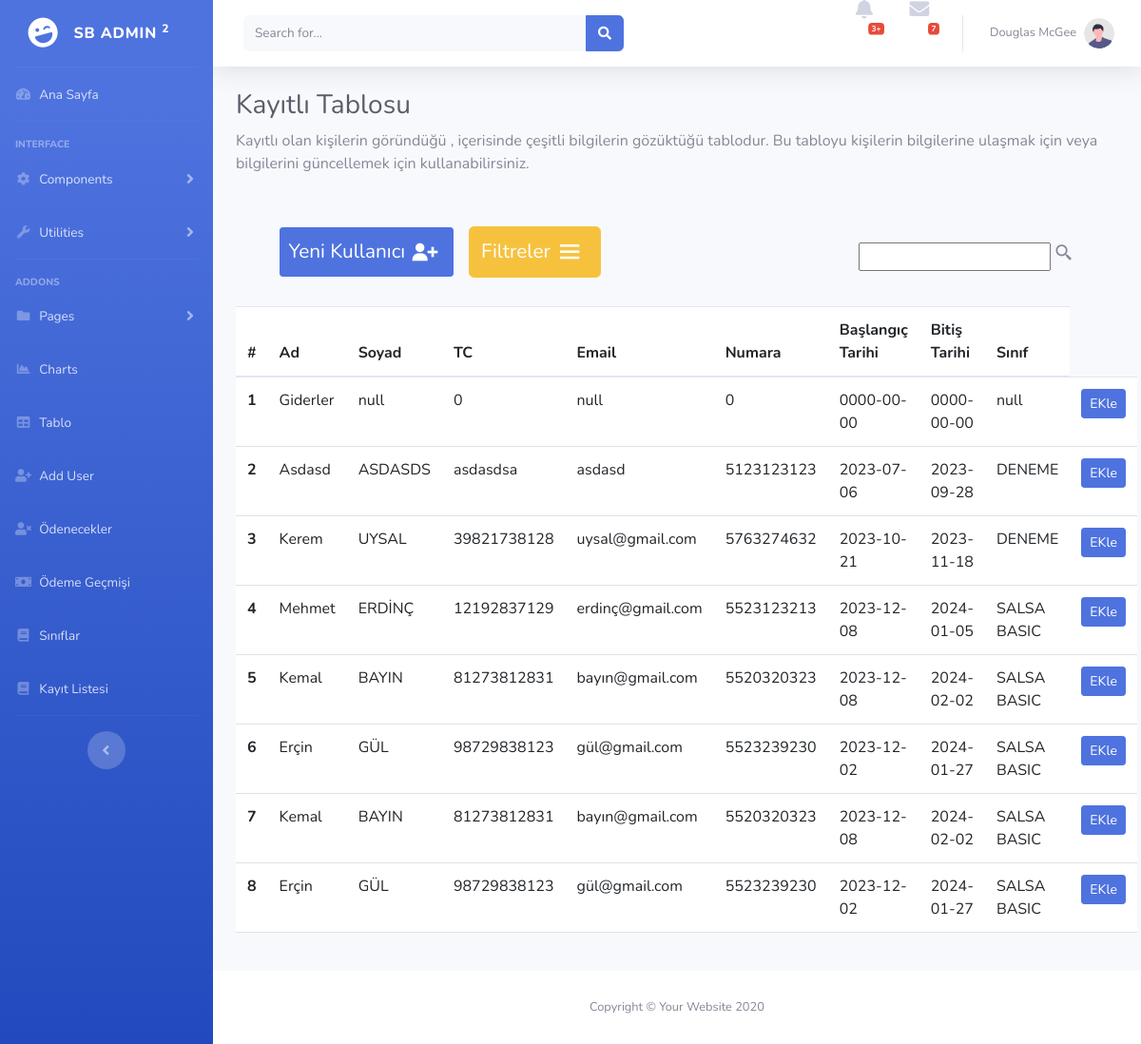
The page /Codes/kayitYenileme.php on the database its author committed.
### tables this page shows
CREATE TABLE `bilgilercopy` (
  `id` int(4) NOT NULL,
  `name` varchar(32) NOT NULL,
  `surname` varchar(32) NOT NULL,
  `email` varchar(64) NOT NULL,
  `number` varchar(10) NOT NULL,
  `date` date NOT NULL,
  `ldate` date NOT NULL,
  `tc` varchar(11) NOT NULL,
  `tür` varchar(24) NOT NULL,
  `sınıf` varchar(32) NOT NULL,
  `cinsiyet` varchar(12) NOT NULL,
  `fiyat` int(11) NOT NULL
);

### Codes/kayitYenileme.php (the view, shortened to what this page needs)
<?php
  $mysqli = require __DIR__ . "/db.php";
  $sql ="SELECT * FROM bilgilercopy";
  $result = $mysqli ->query($sql);
  $tsql = "SELECT * FROM sınıflar";
    $tresult = $mysqli ->query($tsql);
    $tname_array = array();
    while ($row = $tresult->fetch_assoc()) {
        $tname_array[] = $row['tname'];
    }
    $tname_json = json_encode($tname_array);
?>
<!DOCTYPE html>
<html lang="en">
<head>
    <link href="https://cdn.jsdelivr.net/npm/bootstrap@5.3.0-alpha1/dist/css/bootstrap.min.css" rel="stylesheet">
    <link href='https://unpkg.com/boxicons@2.1.4/css/boxicons.min.css' rel='stylesheet'>
    <link rel="stylesheet" href="css/tablo.css">
    <link href="vendor/fontawesome-free/css/all.min.css" rel="stylesheet" type="text/css">
    <link href="css/sb-admin-2.min.css" rel="stylesheet">
    <link href="vendor/datatables/dataTables.bootstrap4.min.css" rel="stylesheet">
</head>
<body id="page-top">
    <div id="wrapper">
        <ul class="navbar-nav bg-gradient-primary sidebar sidebar-dark accordion" id="accordionSidebar">
            <a class="sidebar-brand d-flex align-items-center justify-content-center" href="index.html">
                <div class="sidebar-brand-icon rotate-n-15">
                    <i class="fas fa-laugh-wink"></i>
                </div>
                <div class="sidebar-brand-text mx-3">SB Admin <sup>2</sup></div>
            </a>
            <hr class="sidebar-divider my-0">
            <li class="nav-item">
                <a class="nav-link" href="index.php">
                    <i class="fas fa-fw fa-tachometer-alt"></i>
                    <span>Ana Sayfa</span></a>
            </li>
            <hr class="sidebar-divider">
            <div class="sidebar-heading">
                Interface
            </div>
            <li class="nav-item">
                <a class="nav-link collapsed" href="#" data-toggle="collapse" data-target="#collapseTwo"
                    aria-expanded="true" aria-controls="collapseTwo">
                    <i class="fas fa-fw fa-cog"></i>
                    <span>Components</span>
                </a>
            </li>
            <li class="nav-item">
                <a class="nav-link collapsed" href="#" data-toggle="collapse" data-target="#collapseUtilities"
                    aria-expanded="true" aria-controls="collapseUtilities">
                    <i class="fas fa-fw fa-wrench"></i>
                    <span>Utilities</span>
                </a>
            </li>
            <hr class="sidebar-divider">
            <div class="sidebar-heading">
                Addons
            </div>
            <li class="nav-item">
                <a class="nav-link collapsed" href="#" data-toggle="collapse" data-target="#collapsePages"
                    aria-expanded="true" aria-controls="collapsePages">
                    <i class="fas fa-fw fa-folder"></i>
                    <span>Pages</span>
                </a>
            </li>
            <li class="nav-item">
                <a class="nav-link" href="charts.html">
                    <i class="fas fa-fw fa-chart-area"></i>
                    <span>Charts</span></a>
            </li>
            <li class="nav-item">
                <a class="nav-link" href="tables.php">
                    <i class="fas fa-fw fa-table"></i>
                    <span>Tablo</span></a>
            </li>
            <li class="nav-item">
                <a class="nav-link" href="addUser.php">
                    <i class="fas fa-fw fa-user-plus"></i>
                    <span>Add User</span></a>
            </li>
            <li class="nav-item">
                <a class="nav-link" href="later.php">
                    <i class="fas fa-fw fa-user-times"></i>
                    <span>Ödenecekler</span></a>
            </li>
            <li class="nav-item">
                <a class="nav-link" href="ödemeler.php">
                <i class="fas fa-fw fa-money-bill"></i>
                <span>Ödeme Geçmişi</span></a>
            </li>
            <li class="nav-item">
                <a class="nav-link" href="sınıflar.php">
                    <i class="fas fa-fw fa-book"></i>
                    <span>Sınıflar</span></a>
            </li>
            <li class="nav-item">
                <a class="nav-link" href="kayitYenileme.php">
                    <i class="fas fa-fw fa-book"></i>
                    <span>Kayıt Listesi</span></a>
            </li>
            <hr class="sidebar-divider d-none d-md-block">
            <div class="text-center d-none d-md-inline">
                <button class="rounded-circle border-0" id="sidebarToggle"></button>
            </div>
        </ul>
        <div id="content-wrapper" class="d-flex flex-column">
            <div id="content">
                <nav class="navbar navbar-expand navbar-light bg-white topbar mb-4 static-top shadow">
                    <form
                        class="d-none d-sm-inline-block form-inline mr-auto ml-md-3 my-2 my-md-0 mw-100 navbar-search">
                        <div class="input-group">
                            <input type="text" class="form-control bg-light border-0 small" placeholder="Search for..."
                                aria-label="Search" aria-describedby="basic-addon2">
                            <div class="input-group-append">
                                <button class="btn btn-primary" type="button">
                                    <i class="fas fa-search fa-sm"></i>
                                </button>
                            </div>
                        </div>
                    </form>
                    <ul class="navbar-nav ml-auto">
                        <li class="nav-item dropdown no-arrow mx-1">
                            <a class="nav-link dropdown-toggle" href="#" id="alertsDropdown" role="button"
                                data-toggle="dropdown" aria-haspopup="true" aria-expanded="false">
                                <i class="fas fa-bell fa-fw"></i>
                                <span class="badge badge-danger badge-counter">3+</span>
                            </a>
                        </li>
                        <li class="nav-item dropdown no-arrow mx-1">
                            <a class="nav-link dropdown-toggle" href="#" id="messagesDropdown" role="button"
                                data-toggle="dropdown" aria-haspopup="true" aria-expanded="false">
                                <i class="fas fa-envelope fa-fw"></i>
                                <span class="badge badge-danger badge-counter">7</span>
                            </a>
                        </li>
                        <li class="nav-item dropdown no-arrow">
                            <a class="nav-link dropdown-toggle" href="#" id="userDropdown" role="button"
                                data-toggle="dropdown" aria-haspopup="true" aria-expanded="false">
                                <span class="mr-2 d-none d-lg-inline text-gray-600 small">Douglas McGee</span>
                                <img class="img-profile rounded-circle"
                                    src="img/undraw_profile.svg">
                            </a>
                        </li>
                    </ul>
                </nav>
                <div class="container-fluid">
                    <h1 class="h3 mb-2 text-gray-800">Kayıtlı Tablosu</h1>
                    <p class="mb-4">Kayıtlı olan kişilerin göründüğü , içerisinde çeşitli bilgilerin gözüktüğü tablodur. Bu tabloyu kişilerin bilgilerine ulaşmak için veya bilgilerini güncellemek için
                        kullanabilirsiniz.</p>
                    <div class="search">
                        <div class="box" style="display: inline-flex; align-items: center;">
                        <a href="addUser.php" class="btn btn-primary btn-sm" id="userAdd">Yeni Kullanıcı<i class='bx bxs-user-plus'></i></a><button id="filt" type="button" class="btn btn-warning"> Filtreler <i class='bx bx-menu'></i></button>
                        </div>
                        <div class="box">
                        <input type="text" class ="searchh"> <i class='bx bx-search-alt-2'></i>
                        </div>
                    </div>
                    <form action="update-process.php" method='post'>
                        <table class="table caption-top">
                        <caption>
                        </caption>
                            <thead>
                            <tr>
                                <th scope="col">#</th>
                                <th scope="col">Ad</th>
                                <th scope="col">Soyad</th>
                                <th scope="col">TC</th>
                                <th scope="col">Email</th>
                                <th scope="col">Numara</th>
                                <th scope="col">Başlangıç Tarihi</th>
                                <th scope="col">Bitiş Tarihi</th>
                                <th scope="col" class="">Sınıf</th>
                            </tr>
                            </thead>
                            <tbody>
                            <?php
                                $i = 1;
                                while($row = $result->fetch_assoc()){
                                    $tc = $row['tc'];
                                    $query = "SELECT * FROM bilgiler WHERE tc = ?";
                                    $statement = $mysqli->prepare($query);
                                    $statement->bind_param("i", $tc);
                                    $statement->execute();
                                    $result1 = $statement->get_result();
                                    if ($result1->num_rows > 0) {
                                        $adress = "addSecondMounth";
                                    } else {
                                        $adress = "addMounth";
                                        $result1->free();
                                    }
                                    $i = ($row['id']==91) ? $i-=1 : $i = $i;
                                    echo "
                                        <tr class='$row[cinsiyet]' id='row_$row[id]'>
                                            <th scope='row' class='$row[id]' id='id_id$row[id]'><span id='id_$row[id]'>$i</span></th>
                                            <td class='$row[name]' id='name_id$row[id]'><span id='name_$row[id]'>$row[name]</span></td>
                                            <td class='$row[surname]' id='surname_id$row[id]'><span id='surname_$row[id]'>$row[surname]</span></td>
                                            <td class='$row[tc]' id='tc_id$row[id]'><span id='tc_$row[id]'>$row[tc]</span></td>
                                            <td class='$row[email]' id='email_id$row[id]'><span id='email_$row[id]'>$row[email]</span></td>
                                            <td class='$row[number]' id='number_id$row[id]'><span id='number_$row[id]'>$row[number]</span></td>
                                            <td class='$row[date]' id='date_id$row[id]'><span id='date_$row[id]'>$row[date]</span></td>
                                            <td class='$row[ldate]' id='ldate_id$row[id]'><span id='ldate_$row[id]'>$row[ldate]</span></td>
                                            <td class='$row[tür] tür hidden' id='tür_id$row[id]'><span id='tür_$row[id]'>$row[tür]</span></td>
                                            <td class='$row[sınıf] sınıf' id='sinif_id$row[id]'><span id='sinif_$row[id]' >$row[sınıf]</span></td>
                                            <td id='edit_id$row[id]' class='edit_buttons'>
                                                <a class='btn btn-primary btn-sm edit-btn' id='edit-$row[id]' value='$row[id]' onClick='kayıt($row[id],$tname_json)'>EKle</a>
                                                <button class='btn btn-warning btn-sm edit-btn d-none' id='editbtn-$row[id]' name ='$adress' value='$row[id]' type='submit'>Kaydet</button>
                                            </td>
                                        </tr>
                                    ";
                                $i +=1;
                                }
                            ?>
                            </tbody>
                        </table>
                    </form>
                </div>
            </div>
            <footer class="sticky-footer bg-white">
                <div class="container my-auto">
                    <div class="copyright text-center my-auto">
                        <span>Copyright &copy; Your Website 2020</span>
                    </div>
                </div>
            </footer>
        </div>
    </div>
</body>
</html>

### Codes/css/tablo.css (style rules this page uses)
.search { display: flex; flex-direction: row; justify-content: space-between; padding: 30px 5%; width: 100%; }
.search .box input,.search .box .bx-search-alt-2 { margin-top: 2.2vh; }
button { border: none; background-color: transparent; }
i { font-size: 1.3em; cursor: pointer; height: 100%; }
#userAdd { font-size: 1.3rem; color: #fff; display: flex; align-items: center; }
#userAdd .bxs-user-plus { font-size: 2rem; padding: 5px; }
#filt { font-size: 1.3rem; margin-left: 2vh; display: flex; align-items: center; }
#filt .bx-menu { font-size: 1.9rem; padding: 5px; }
.table { color: #575758 !important; }
tbody tr:nth-child(odd) { background-color: #fff; }

### rows shown on the page
bilgilercopy: name "Giderler", surname "null", tc "0", email "null", number "0", date "0000-00-00", ldate "0000-00-00", sınıf "null"
bilgilercopy: name "Asdasd", surname "ASDASDS", tc "asdasdsa", email "asdasd", number "5123123123", date "2023-07-06", ldate "2023-09-28", sınıf "DENEME"
bilgilercopy: name "Kerem", surname "UYSAL", tc "39821738128", email "uysal@gmail.com", number "5763274632", date "2023-10-21", ldate "2023-11-18", sınıf "DENEME"
bilgilercopy: name "Mehmet", surname "ERDİNÇ", tc "12192837129", email "erdinç@gmail.com", number "5523123213", date "2023-12-08", ldate "2024-01-05", sınıf "SALSA BASIC"
bilgilercopy: name "Kemal", surname "BAYIN", tc "81273812831", email "bayın@gmail.com", number "5520320323", date "2023-12-08", ldate "2024-02-02", sınıf "SALSA BASIC"
bilgilercopy: name "Erçin", surname "GÜL", tc "98729838123", email "gül@gmail.com", number "5523239230", date "2023-12-02", ldate "2024-01-27", sınıf "SALSA BASIC"
bilgilercopy: name "Kemal", surname "BAYIN", tc "81273812831", email "bayın@gmail.com", number "5520320323", date "2023-12-08", ldate "2024-02-02", sınıf "SALSA BASIC"
bilgilercopy: name "Erçin", surname "GÜL", tc "98729838123", email "gül@gmail.com", number "5523239230", date "2023-12-02", ldate "2024-01-27", sınıf "SALSA BASIC"
